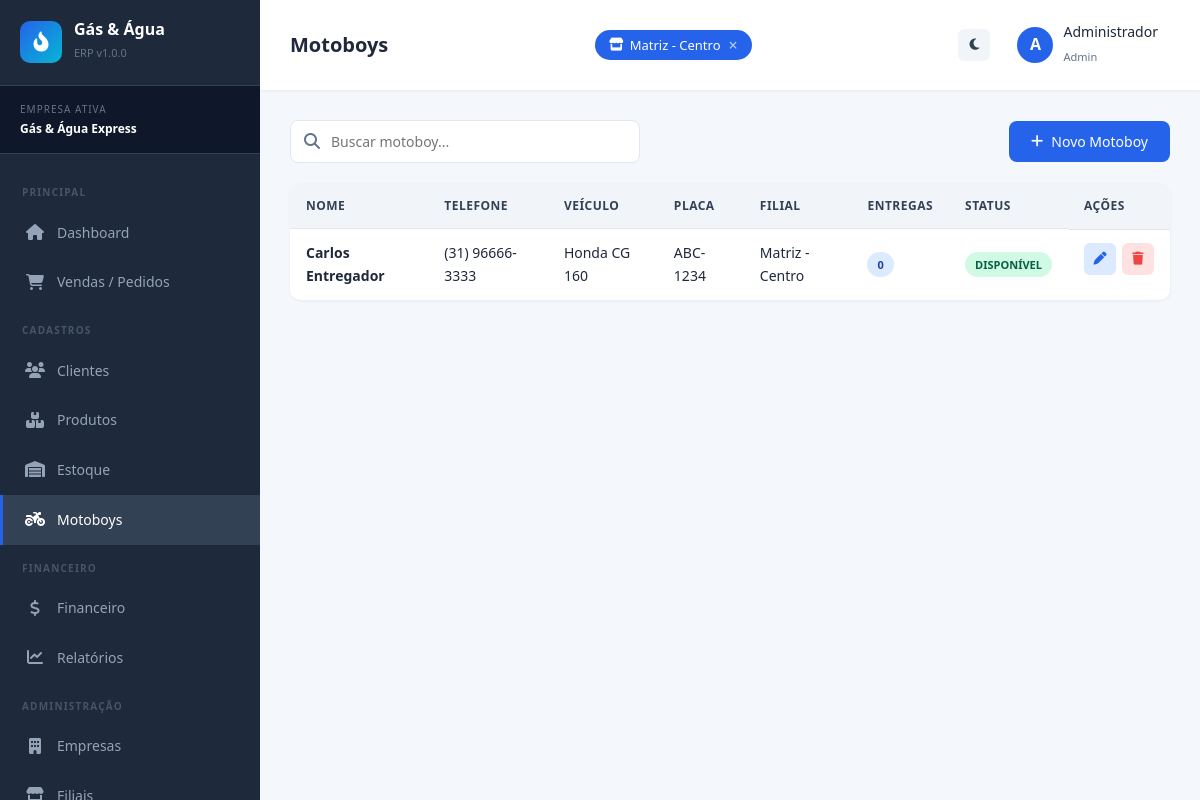
Page /pages/motoboys.php (signed in) on the committed database.
### tables this page shows
CREATE TABLE IF NOT EXISTS empresas (
    id INT AUTO_INCREMENT PRIMARY KEY,
    nome VARCHAR(150) NOT NULL,
    cnpj VARCHAR(20) UNIQUE NOT NULL,
    endereco VARCHAR(255),
    telefone VARCHAR(20),
    email VARCHAR(100),
    logo VARCHAR(255) DEFAULT 'default-logo.png',
    cor_primaria VARCHAR(7) DEFAULT '#2563eb',
    status ENUM('ativo','inativo') DEFAULT 'ativo',
    criado_em TIMESTAMP DEFAULT CURRENT_TIMESTAMP
);

CREATE TABLE IF NOT EXISTS filiais (
    id INT AUTO_INCREMENT PRIMARY KEY,
    empresa_id INT NOT NULL,
    nome VARCHAR(150) NOT NULL,
    endereco VARCHAR(255),
    telefone VARCHAR(20),
    responsavel VARCHAR(150),
    status ENUM('ativo','inativo') DEFAULT 'ativo',
    criado_em TIMESTAMP DEFAULT CURRENT_TIMESTAMP,
    FOREIGN KEY (empresa_id) REFERENCES empresas(id) ON DELETE CASCADE
);

CREATE TABLE IF NOT EXISTS motoboys (
    id INT AUTO_INCREMENT PRIMARY KEY,
    empresa_id INT NOT NULL,
    filial_id INT,
    nome VARCHAR(150) NOT NULL,
    telefone VARCHAR(20),
    cpf VARCHAR(20),
    veiculo VARCHAR(50),
    placa VARCHAR(20),
    status ENUM('disponivel','em_entrega','indisponivel') DEFAULT 'disponivel',
    criado_em TIMESTAMP DEFAULT CURRENT_TIMESTAMP,
    FOREIGN KEY (empresa_id) REFERENCES empresas(id) ON DELETE CASCADE,
    FOREIGN KEY (filial_id) REFERENCES filiais(id) ON DELETE SET NULL
);

### pages/motoboys.php (the view, shortened to what this page needs)
<?php
$titulo_pagina = "Motoboys";
$menu_ativo = "motoboys";
require_once '../includes/header.php';
$empresa_id = empresaAtiva();
$stmt = $conn->prepare("
    SELECT m.*, f.nome as filial_nome,
    (SELECT COUNT(*) FROM pedidos WHERE motoboy_id = m.id AND status = 'entregue') as total_entregas
    FROM motoboys m
    LEFT JOIN filiais f ON f.id = m.filial_id
    WHERE m.empresa_id = ?
    ORDER BY m.nome
");
$stmt->bind_param("i", $empresa_id);
$stmt->execute();
$motoboys = $stmt->get_result();
?>
<div class="toolbar">
    <div class="toolbar-search">
        <i class="fas fa-search"></i>
        <input type="text" id="busca" placeholder="Buscar motoboy..." class="form-control">
    </div>
    <button class="btn btn-primary" onclick="openModal('modalMotoboy')">
        <i class="fas fa-plus"></i> Novo Motoboy
    </button>
</div>
<div class="table-container">
<table class="table" id="tabelaMotoboys">
    <thead>
        <tr><th>Nome</th><th>Telefone</th><th>Veículo</th><th>Placa</th><th>Filial</th><th>Entregas</th><th>Status</th><th>Ações</th></tr>
    </thead>
    <tbody>
        <?php while ($m = $motoboys->fetch_assoc()): ?>
        <tr>
            <td><strong><?= $m['nome'] ?></strong></td>
            <td><?= $m['telefone'] ?></td>
            <td><?= $m['veiculo'] ?></td>
            <td><code><?= $m['placa'] ?></code></td>
            <td><?= $m['filial_nome'] ?? '-' ?></td>
            <td><span class="badge badge-info"><?= $m['total_entregas'] ?></span></td>
            <td><?= statusBadge($m['status']) ?></td>
            <td class="actions">
                <a href="?editar=<?= $m['id'] ?>" class="btn-icon edit"><i class="fas fa-pen"></i></a>
                <button onclick="confirmarExclusao('?excluir=<?= $m['id'] ?>', 'este motoboy')" class="btn-icon delete"><i class="fas fa-trash"></i></button>
            </td>
        </tr>
        <?php endwhile; ?>
    </tbody>
</table>
</div>
<?php require_once '../includes/footer.php'; ?>

### includes/header.php (shortened to what this page needs)
<?php
require_once dirname(__DIR__) . '/config/config.php';
require_once dirname(__DIR__) . '/includes/funcoes.php';
$empresa_atual = null;
if (!empty($_SESSION['empresa_id'])) {
    $stmt = $conn->prepare("SELECT nome FROM empresas WHERE id = ?");
    $stmt->bind_param("i", $_SESSION['empresa_id']);
    $stmt->execute();
    $empresa_atual = $stmt->get_result()->fetch_assoc();
}
$todas_filiais = [];
if (!empty($_SESSION['empresa_id'])) {
    $res = $conn->query("SELECT id, nome FROM filiais WHERE empresa_id = {$_SESSION['empresa_id']} AND status = 'ativo' ORDER BY nome");
    while ($f = $res->fetch_assoc()) {
        $todas_filiais[] = $f;
    }
}
$filiais_ativas = $_SESSION['filiais_ativas'] ?? [];
$titulo_pagina = $titulo_pagina ?? 'Dashboard';
$menu_ativo = $menu_ativo ?? '';
?>
<!DOCTYPE html>
<html lang="pt-br">
<head>
    <link rel="stylesheet" href="<?= BASE_URL ?>assets/css/style.css">
    <link rel="stylesheet" href="https://cdnjs.cloudflare.com/ajax/libs/font-awesome/6.4.0/css/all.min.css">
</head>
<body>
<div class="layout">
    <aside class="sidebar">
        <div class="sidebar-header">
            <div class="logo-icon"><i class="fas fa-fire-flame-curved"></i></div>
            <div>
                <h3>Gás & Água</h3>
                <small>ERP v<?= SISTEMA_VERSAO ?></small>
            </div>
        </div>
        <?php if ($empresa_atual): ?>
        <div class="sidebar-empresa">
            <div class="label">Empresa Ativa</div>
            <div class="nome"><?= escapar($empresa_atual['nome']) ?></div>
        </div>
        <?php endif; ?>
        <ul class="sidebar-menu">
            <li class="titulo-secao">Principal</li>
            <li>
                <a href="<?= BASE_URL ?>pages/dashboard.php" class="<?= $menu_ativo=='dashboard'?'active':'' ?>">
                    <span class="menu-icon"><i class="fas fa-house"></i></span> Dashboard
                </a>
            </li>
            <li>
                <a href="<?= BASE_URL ?>pages/vendas.php" class="<?= $menu_ativo=='vendas'?'active':'' ?>">
                    <span class="menu-icon"><i class="fas fa-cart-shopping"></i></span> Vendas / Pedidos
                </a>
            </li>
            <li class="titulo-secao">Cadastros</li>
            <li>
                <a href="<?= BASE_URL ?>pages/clientes.php" class="<?= $menu_ativo=='clientes'?'active':'' ?>">
                    <span class="menu-icon"><i class="fas fa-users"></i></span> Clientes
                </a>
            </li>
            <li>
                <a href="<?= BASE_URL ?>pages/produtos.php" class="<?= $menu_ativo=='produtos'?'active':'' ?>">
                    <span class="menu-icon"><i class="fas fa-boxes-stacked"></i></span> Produtos
                </a>
            </li>
            <li>
                <a href="<?= BASE_URL ?>pages/estoque.php" class="<?= $menu_ativo=='estoque'?'active':'' ?>">
                    <span class="menu-icon"><i class="fas fa-warehouse"></i></span> Estoque
                </a>
            </li>
            <li>
                <a href="<?= BASE_URL ?>pages/motoboys.php" class="<?= $menu_ativo=='motoboys'?'active':'' ?>">
                    <span class="menu-icon"><i class="fas fa-motorcycle"></i></span> Motoboys
                </a>
            </li>
            <li class="titulo-secao">Financeiro</li>
            <li>
                <a href="<?= BASE_URL ?>pages/financeiro.php" class="<?= $menu_ativo=='financeiro'?'active':'' ?>">
                    <span class="menu-icon"><i class="fas fa-dollar-sign"></i></span> Financeiro
                </a>
            </li>
            <li>
                <a href="<?= BASE_URL ?>pages/relatorios.php" class="<?= $menu_ativo=='relatorios'?'active':'' ?>">
                    <span class="menu-icon"><i class="fas fa-chart-line"></i></span> Relatórios
                </a>
            </li>
            <?php if ($_SESSION['perfil'] === 'admin'): ?>
            <li class="titulo-secao">Administração</li>
            <li>
                <a href="<?= BASE_URL ?>pages/empresas.php" class="<?= $menu_ativo=='empresas'?'active':'' ?>">
                    <span class="menu-icon"><i class="fas fa-building"></i></span> Empresas
                </a>
            </li>
            <li>
                <a href="<?= BASE_URL ?>pages/filiais.php" class="<?= $menu_ativo=='filiais'?'active':'' ?>">
                    <span class="menu-icon"><i class="fas fa-store"></i></span> Filiais
                </a>
            </li>
            <?php endif; ?>
        </ul>
    </aside>
    <main class="main">
        <div class="topbar">
            <div style="display:flex; align-items:center; gap:15px;">
                <h1><?= $titulo_pagina ?></h1>
            </div>
            <div class="filiais-chips">
                <?php foreach ($todas_filiais as $f):
                    $ativa = in_array($f['id'], $filiais_ativas);
                ?>
                    <a href="?toggle_filial=<?= $f['id'] ?><?= !empty($_GET) ? '&' . http_build_query(array_diff_key($_GET, ['toggle_filial'=>''])) : '' ?>"
                       class="filial-chip <?= $ativa ? 'active' : '' ?>"
                       title="<?= $ativa ? 'Clique para ocultar' : 'Clique para exibir' ?>">
                        <i class="fas fa-store"></i>
                        <?= escapar($f['nome']) ?>
                        <?php if ($ativa): ?>
                            <span class="chip-x">&times;</span>
                        <?php endif; ?>
                    </a>
                <?php endforeach; ?>
            </div>
            <div class="topbar-actions">
                <button onclick="toggleDarkMode()" class="btn-icon" style="background:#f1f5f9; color:#334155;" title="Modo escuro">
                    <i class="fas fa-moon"></i>
                </button>
                <div class="topbar-user">
                    <div class="avatar"><?= strtoupper(substr($_SESSION['usuario_nome'] ?? 'U', 0, 1)) ?></div>
                    <div>
                        <div class="nome"><?= escapar($_SESSION['usuario_nome'] ?? '') ?></div>
                        <small style="color:#64748b; font-size:11px;"><?= ucfirst($_SESSION['perfil'] ?? '') ?></small>
                    </div>
                </div>
            </div>
        </div>
        <div class="content">

### includes/funcoes.php (shortened to what this page needs)
<?php
function escapar($valor) {
    return htmlspecialchars($valor ?? '', ENT_QUOTES, 'UTF-8');
}
function statusBadge($status) {
    $badges = [
        'pendente'    => ['Pendente', 'warning'],
        'separacao'   => ['Em Separação', 'info'],
        'entrega'     => ['Em Entrega', 'primary'],
        'entregue'    => ['Entregue', 'success'],
        'finalizado'  => ['Finalizado', 'success'],
        'cancelado'   => ['Cancelado', 'danger'],
        'ativo'       => ['Ativo', 'success'],
        'inativo'     => ['Inativo', 'secondary'],
        'pago'        => ['Pago', 'success'],
        'disponivel'  => ['Disponível', 'success'],
        'em_entrega'  => ['Em Entrega', 'warning'],
    ];
    $info = $badges[$status] ?? [$status, 'secondary'];
    return '<span class="badge badge-' . $info[1] . '">' . $info[0] . '</span>';
}
function empresaAtiva() {
    return $_SESSION['empresa_id'] ?? null;
}

### includes/header.php (style rules this page uses)
.filiais-chips { display: flex; gap: 8px; flex-wrap: wrap; align-items: center; }
.filial-chip { display: inline-flex; align-items: center; gap: 6px; padding: 5px 14px; border-radius: 20px; font-size: 13px; font-weight: 500; text-decoration: none; transition: all 0.2s; cursor: pointer; border: 2px solid var(--border); color: var(--text-muted); background: var(--bg-light); }
.filial-chip.active { background: var(--primary); color: white; border-color: var(--primary); }
.chip-x { font-size: 16px; line-height: 1; margin-left: 2px; opacity: 0.7; }
.topbar { flex-wrap: wrap; gap: 10px; }

### rows in the picture
empresas: nome "Gás & Água Express"
filiais: nome "Matriz - Centro"
motoboys: nome "Carlos Entregador", telefone "(31) 96666-3333", veiculo "Honda CG 160", placa "ABC-1234", filial.nome "Matriz - Centro", total_entregas "0", status "DISPONÍVEL"

### other values in the picture
SISTEMA_VERSAO "1.0.0"
$titulo_pagina "Motoboys"
substr($_SESSION['usuario_nome'] ?? 'U', 0, 1) "A"
escapar($_SESSION['usuario_nome'] ?? '') "Administrador"
$_SESSION['perfil'] "Admin"
